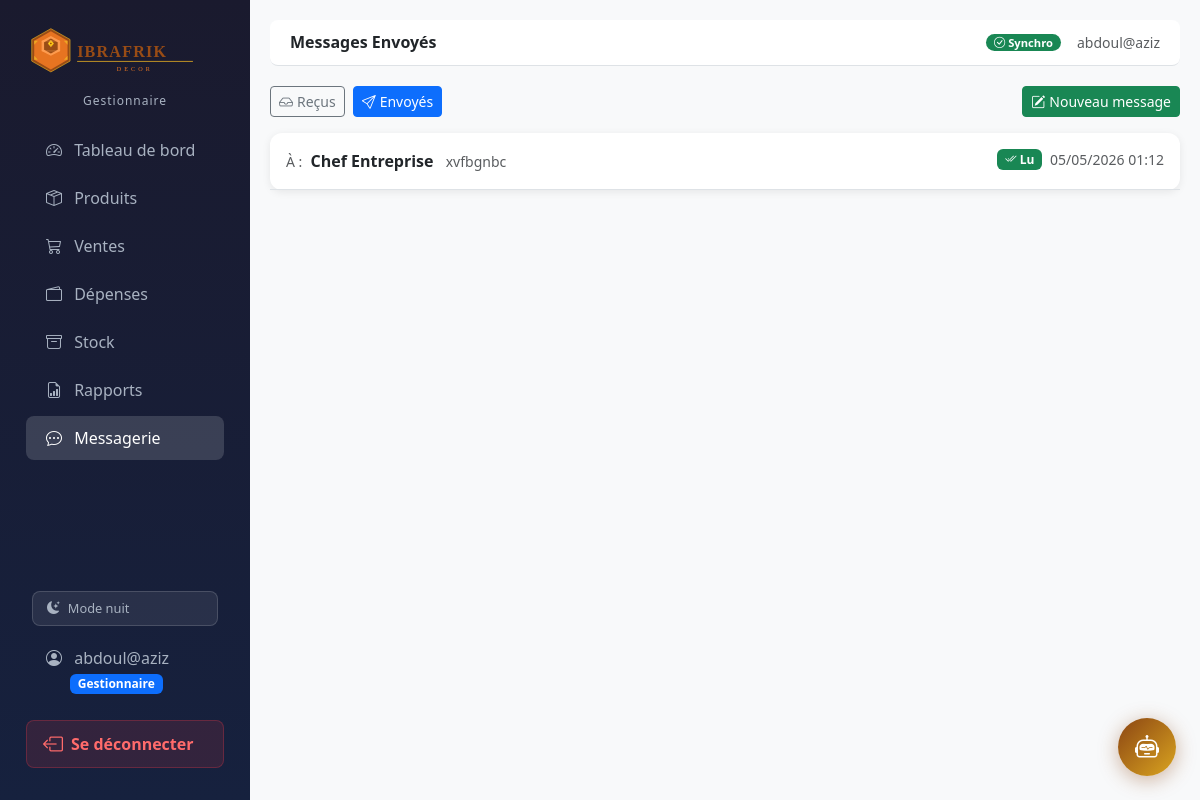
The app's page /messagerie/envoyes/ (signed in) with its own data.
### accounts/models.py (models this page shows, shortened)
class Utilisateur(AbstractUser):
    GESTIONNAIRE = 'GESTIONNAIRE'
    ADMIN = 'ADMIN'
    ROLE_CHOICES = [
        (GESTIONNAIRE, 'Gestionnaire'),
        (ADMIN, 'Administrateur'),
    ]
    role = models.CharField(
        max_length=20,
        choices=ROLE_CHOICES,
        default=GESTIONNAIRE,
    )
    photo = models.ImageField(
        upload_to='profils/',
        blank=True,
        null=True,
        verbose_name='Photo de profil'
    )
    def is_gestionnaire(self):
        return self.role == self.GESTIONNAIRE
    def is_admin_bc(self):
        return self.role == self.ADMIN
    class Meta:
        verbose_name = 'Utilisateur'
        verbose_name_plural = 'Utilisateurs'

### messagerie/models.py (models this page shows, shortened)
class Message(models.Model):
    expediteur = models.ForeignKey(settings.AUTH_USER_MODEL, on_delete=models.CASCADE, related_name='messages_envoyes')
    destinataire = models.ForeignKey(settings.AUTH_USER_MODEL, on_delete=models.CASCADE, related_name='messages_recus')
    contenu = models.TextField()
    date_envoi = models.DateTimeField(auto_now_add=True)
    lu = models.BooleanField(default=False)
    class Meta:
        verbose_name = 'Message'
        ordering = ['-date_envoi']

### messagerie/views.py (the view)
# urls.py: path('envoyes/', views.sent, name='sent'),  # URL: /messagerie/envoyes/
@login_required
def sent(request):
    messages_envoyes = Message.objects.filter(
        expediteur=request.user
    ).select_related('destinataire').order_by('-date_envoi')
    return render(request, 'messagerie/sent.html', {
        'messages_envoyes': messages_envoyes,
    })

### dashboard/context_processors.py (called while the page is built)
def messages_non_lus(request):
    if request.user.is_authenticated:
        count = Message.objects.filter(
            destinataire=request.user, lu=False
        ).count()
        return {'messages_non_lus_count': count}
    return {'messages_non_lus_count': 0}

### templates/messagerie/sent.html (shortened to what this page needs)
{% extends 'base.html' %}
{% block page_title %}Messages Envoyés{% endblock %}
{% block content %}
<div class="d-flex justify-content-between align-items-center mb-3">
    <div class="d-flex gap-2">
        <a href="{% url 'messagerie:inbox' %}"
           class="btn btn-outline-secondary btn-sm">
            <i class="bi bi-inbox me-1"></i>Reçus
        </a>
        <a href="{% url 'messagerie:sent' %}"
           class="btn btn-primary btn-sm">
            <i class="bi bi-send me-1"></i>Envoyés
        </a>
    </div>
    <a href="{% url 'messagerie:envoyer' %}" class="btn btn-success btn-sm">
        <i class="bi bi-pencil-square me-1"></i>Nouveau message
    </a>
</div>
<div class="card">
    {% for msg in messages_envoyes %}
    <div class="d-block p-3 border-bottom">
        <div class="d-flex justify-content-between align-items-start">
            <div>
                <span class="text-muted small">À :</span>
                <span class="fw-semibold ms-1">
                    {{ msg.destinataire.get_full_name|default:msg.destinataire.username }}
                </span>
                <span class="text-muted ms-2 small">
                    {{ msg.contenu|truncatechars:60 }}
                </span>
            </div>
            <div class="text-nowrap ms-3 d-flex align-items-center gap-2">
                {% if msg.lu %}
                <span class="badge bg-success">
                    <i class="bi bi-check2-all"></i> Lu
                </span>
                {% else %}
                <span class="badge bg-secondary">
                    <i class="bi bi-check2"></i> Non lu
                </span>
                {% endif %}
                <span class="text-muted small">
                    {{ msg.date_envoi|date:"d/m/Y H:i" }}
                </span>
            </div>
        </div>
    </div>
    {% empty %}
    <div class="text-center text-muted py-5">
        <i class="bi bi-send fs-1 d-block mb-2"></i>
        Aucun message envoyé.
    </div>
    {% endfor %}
</div>
{% endblock %}

### templates/base.html (shortened to what this page needs)
{% load static %}
<!DOCTYPE html>
<html lang="fr">
<head>
    <link href="https://cdn.jsdelivr.net/npm/bootstrap@5.3.0/dist/css/bootstrap.min.css" rel="stylesheet">
    <link href="https://cdn.jsdelivr.net/npm/bootstrap-icons@1.11.0/font/bootstrap-icons.css" rel="stylesheet">
</head>
<body data-theme="dark">
{% if user.is_authenticated %}
<div class="d-flex">
    <nav class="sidebar p-3">
        <div class="text-center mb-3 mt-1">
            <img src="{% static 'images/logo_ibrafrik.svg' %}"
                 alt="IBRAFRIK Decor"
                 style="width: 210px; max-width: 100%; filter: brightness(1.1);">
            <div style="color: var(--sidebar-text); font-size: 0.75rem; margin-top: 4px; letter-spacing: 1px;">
                {{ user.get_role_display }}
            </div>
        </div>
        <ul class="nav flex-column flex-grow-1">
            {% if user.is_gestionnaire %}
            <li class="nav-item">
                <a class="nav-link {% if request.resolver_match.url_name == 'index' %}active{% endif %}"
                   href="{% url 'dashboard:index' %}">
                    <i class="bi bi-speedometer2"></i> Tableau de bord
                </a>
            </li>
            <li class="nav-item">
                <a class="nav-link {% if request.resolver_match.app_name == 'produits' %}active{% endif %}"
                   href="{% url 'produits:liste' %}">
                    <i class="bi bi-box-seam"></i> Produits
                </a>
            </li>
            <li class="nav-item">
                <a class="nav-link {% if request.resolver_match.app_name == 'ventes' %}active{% endif %}"
                   href="{% url 'ventes:liste' %}">
                    <i class="bi bi-cart3"></i> Ventes
                </a>
            </li>
            <li class="nav-item">
                <a class="nav-link {% if request.resolver_match.app_name == 'depenses' %}active{% endif %}"
                   href="{% url 'depenses:liste' %}">
                    <i class="bi bi-wallet2"></i> Dépenses
                </a>
            </li>
            <li class="nav-item">
                <a class="nav-link {% if request.resolver_match.app_name == 'stock' %}active{% endif %}"
                   href="{% url 'stock:liste' %}">
                    <i class="bi bi-archive"></i> Stock
                </a>
            </li>
            <li class="nav-item">
                <a class="nav-link {% if request.resolver_match.app_name == 'rapports' %}active{% endif %}"
                   href="{% url 'rapports:journalier' %}">
                    <i class="bi bi-file-earmark-bar-graph"></i> Rapports
                </a>
            </li>
            <li class="nav-item">
                <a class="nav-link {% if request.resolver_match.app_name == 'messagerie' %}active{% endif %}"
                   href="{% url 'messagerie:inbox' %}">
                    <i class="bi bi-chat-dots"></i> Messagerie
                </a>
            </li>
            {% endif %}
        </ul>
        <div class="px-3 mb-2">
            <button onclick="toggleMode()" id="modeBtn"
                    style="display:flex; align-items:center; gap:8px;
                           background: rgba(255,255,255,0.08);
                           color: var(--sidebar-text);
                           border: 1px solid rgba(255,255,255,0.15);
                           border-radius: 8px;
                           padding: 7px 14px;
                           width: 100%;
                           cursor: pointer;
                           font-size: 0.8rem;
                           transition: all 0.2s;">
                <i class="bi bi-moon-stars-fill" id="modeIcon"></i>
                <span id="modeLabel">Mode nuit</span>
            </button>
        </div>
        <a href="{% url 'accounts:profil' %}" class="nav-link mb-2" style="color: var(--sidebar-text);">
            <i class="bi bi-person-circle"></i>
            {{ user.get_full_name|default:user.username }}
            <br>
            <span class="badge ms-4 {% if user.is_admin_bc %}bg-warning text-dark{% else %}bg-primary{% endif %}">
                {{ user.get_role_display }}
            </span>
        </a>
        <a href="{% url 'accounts:logout' %}" class="btn-deconnexion mb-3">
            <i class="bi bi-box-arrow-left fs-5"></i>
            Se déconnecter
        </a>
    </nav>
    <div class="main-content flex-grow-1">
        <div class="topbar d-flex justify-content-between align-items-center">
            <h6 class="mb-0 fw-bold">{% block page_title %}{% endblock %}</h6>
            <div class="d-flex align-items-center gap-3">
                <span id="sync-indicator" class="badge badge-sync bg-secondary">
                </span>
                <small class="text-muted">{{ user.get_full_name|default:user.username }}</small>
            </div>
        </div>
        {% block content %}{% endblock %}
    </div>
</div>
{% else %}
    {% block content_unauthenticated %}{% endblock %}
{% endif %}
{% if user.is_authenticated %}
<div class="chat-bubble">
    <button class="chat-btn" onclick="toggleChat()" title="Assistant IBRA">
        <i class="bi bi-robot"></i>
    </button>
</div>
{% endif %}
</body>
</html>

### templates/base.html (style rules this page uses)
body[data-theme="dark"] { --sidebar-bg1: #1a1a2e; --sidebar-bg2: #16213e; --sidebar-text: #a8b2c1; background-color: #f8f9fa; }
body { --sidebar-bg1: #1a1a2e; --sidebar-bg2: #16213e; --sidebar-text: #a8b2c1; background-color: #f8f9fa; }
.sidebar { height: 100vh; background: linear-gradient(180deg, var(--sidebar-bg1) 0%, var(--sidebar-bg2) 100%); width: 250px; position: fixed; top: 0; left: 0; display: flex; flex-direction: column; overflow-y: auto; }
.sidebar .nav-link { color: var(--sidebar-text); padding: 10px 20px; border-radius: 8px; margin: 2px 10px; transition: all 0.2s; }
.sidebar .nav-link:hover, .sidebar .nav-link.active { background: rgba(255,255,255,0.15); color: #fff; }
.sidebar .nav-link i { margin-right: 8px; }
.main-content { margin-left: 250px; padding: 20px; }
.topbar { background: #fff; border-bottom: 1px solid #dee2e6; padding: 12px 20px; margin-bottom: 20px; border-radius: 8px; }
.card { border: none; box-shadow: 0 2px 8px rgba(0,0,0,0.08); border-radius: 12px; }
.badge-sync { font-size: 0.7rem; padding: 3px 8px; border-radius: 20px; }
.btn-deconnexion { display: flex; align-items: center; gap: 8px; background: rgba(220, 53, 69, 0.15); color: #ff6b6b !important; border: 1px solid rgba(220, 53, 69, 0.3); border-radius: 8px; padding: 8px 16px; margin: 8px 10px; font-weight: 600; transition: all 0.2s; text-decoration: none; }
body[data-mode="dark"] { --sidebar-bg1: #1a1a2e; --sidebar-bg2: #16213e; --sidebar-text: #a8b2c1; background-color: #f8f9fa; }
.chat-bubble { position: fixed; bottom: 24px; right: 24px; z-index: 9999; }
.chat-btn { width: 58px; height: 58px; border-radius: 50%; background: linear-gradient(135deg, #8B4513, #DAA520); border: none; color: #fff; font-size: 1.5rem; cursor: pointer; box-shadow: 0 4px 20px rgba(139,69,19,0.4); transition: transform 0.2s; }

### records on screen
Utilisateur: role "Gestionnaire", get_full_name "abdoul@aziz"
Message: destinataire.get_full_name "Chef Entreprise", contenu "xvfbgnbc", lu True (drawn), date_envoi "05/05/2026 01:12"
